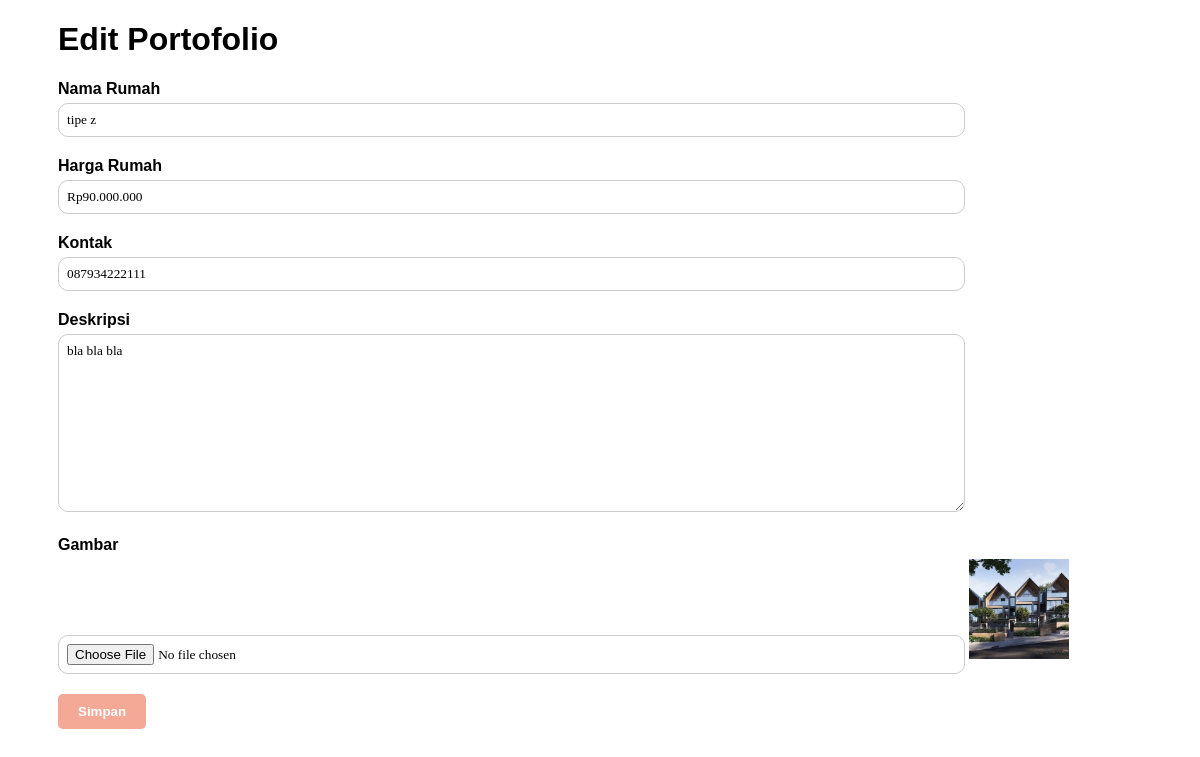
The app's page /m_editPorto.php?id_porto=9 (signed in) with its own data.
### tables this page shows
CREATE TABLE `portofolio` (
  `id_portofolio` int(20) NOT NULL,
  `id_mitra` varchar(120) NOT NULL,
  `nama_rumah` varchar(150) NOT NULL,
  `harga_rumah` varchar(120) NOT NULL,
  `kontak` varchar(100) NOT NULL,
  `deskripsi` varchar(500) NOT NULL,
  `gambar_rumah` varchar(500) NOT NULL
);

### m_editPorto.php (the view, shortened to what this page needs)
<?php
$id_porto = isset($_GET['id_porto']) ? $_GET['id_porto'] : null;
$conn = new mysqli('localhost', 'root', '', 'trustbuilder');
$sql = "SELECT * FROM portofolio WHERE id_portofolio = ?";
$stmt = $conn->prepare($sql);
$stmt->bind_param("i", $id_porto);
$stmt->execute();
$result = $stmt->get_result();
$portofolio = $result->fetch_assoc();
?>
<!DOCTYPE html>
<html lang="en">
<head>
    <link rel="stylesheet" href="css/porto_style.css">
</head>
<body>
<h1 class="title">Edit Portofolio</h1>
<form action="" method="POST" enctype="multipart/form-data">
    <ul class="form">
        <li>
            <label for="nama">Nama Rumah</label>
            <input type="text" name="nama" id="nama" value="<?= $portofolio['nama_rumah'] ?>" required>
        </li>
        <li>
            <label for="harga">Harga Rumah</label>
            <input type="text" name="harga" id="harga" value="<?= $portofolio['harga_rumah'] ?>" required>
        </li>
        <li>
            <label for="kontak">Kontak</label>
            <input type="text" name="kontak" id="kontak" value="<?= $portofolio['kontak'] ?>" required>
        </li>
        <li>
            <label for="deskripsi">Deskripsi</label>
            <textarea name="deskripsi" id="deskripsi" cols="30" rows="10" required><?= $portofolio['deskripsi'] ?></textarea>
        </li>
        <li>
            <label for="gambar">Gambar</label>
            <input type="file" name="gambar" id="gambar">
            <img src="uploads/<?= $portofolio['gambar_rumah'] ?>" width="100" alt="Gambar Rumah">
        </li>
        <li>
            <button type="submit" name="submit">Simpan</button>
        </li>
    </ul>
</form>
</body>
</html>

### css/porto_style.css (style rules this page uses)
.title { margin-left: 50px; font-family: Arial, sans-serif; }
form { margin-left: 50px; }
form ul.form { list-style-type: none; padding: 0; }
form ul.form li { margin-bottom: 20px; }
form ul.form label { display: block; margin-bottom: 5px; font-family: 'Montserrat', sans-serif; font-weight: bold; }
form ul.form input, form ul.form textarea { width: 80%; padding: 8px; box-sizing: border-box; border-radius: 10px; font-family: 'Merriweather', serif; border: 1px solid #ccc; }
form ul.form button { padding: 10px 20px; font-family: 'Montserrat', sans-serif; font-weight: bold; color: white; background-color: #F4A896; border: none; border-radius: 5px; cursor: pointer; }

### records on screen
portofolio: nama "tipe z", harga "Rp90.000.000", kontak "087934222111", deskripsi "bla bla bla", gambar_rumah (picture)
